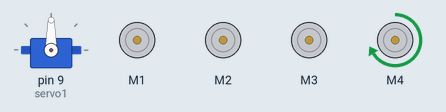
This sketch was run on a simulated Arduino Uno, built with avr-gcc and run on an emulated ATmega328P. Parts: servo, 4 × DC motor (green arrow = forward, orange = backward, longer = faster). What the sketch prints to the serial monitor is not drawn. At 10.0 s the program stops and its outputs stay as they are.

Above: at 0.3 s.
At 2.8 s:
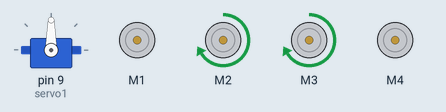
At 5.2 s:
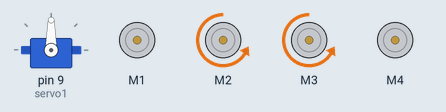
At 6.2 s:
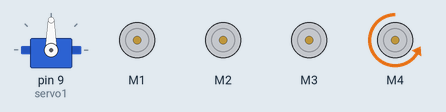
At 10.1 s:
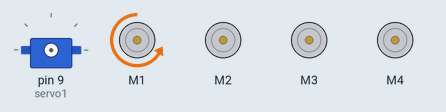
Timing chart, 0 to 11.5 s (numbered marks = the images above):
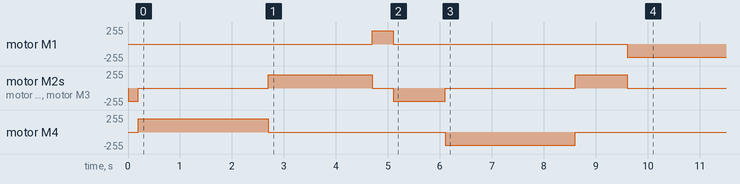

Measured:
- by itself, motor M1: stopped → forward 200/255 at 4.7 s, → stopped 0.40 s later, → backward 200/255 4.5 s later
- by itself, motor M4: stopped → forward 200/255 at 0.20 s, → stopped 2.5 s later, → backward 200/255 3.4 s later, → stopped 2.5 s later
- by itself, motor M2, motor M3: stopped → backward 200/255 at 0.00 s, → stopped 0.20 s later, → forward 200/255 2.5 s later, → stopped 2.0 s later, … (8 changes in this stretch)

The sketch:

Bronze.ino
```cpp
#include <AFMotor.h>
#include <Servo.h>

//turn on motors
AF_DCMotor motor1(1);
AF_DCMotor motor2(2);
AF_DCMotor motor3(3);
AF_DCMotor motor4(4);

Servo servo1;

AF_Stepper stepper(48, 2);

void setup() {
  Serial.begin(9600);           // set up Serial library at 9600 bps
  Serial.println("Motor party!");

  // turn on servo
  servo1.attach(9);

  motor1.setSpeed(200);
  motor2.setSpeed(200);
  //motor2.run(RELEASE);
  motor3.setSpeed(200);
  //motor3.run(RELEASE);
  motor4.setSpeed(200);
  //motor4.run(RELEASE);
}

int i;

// Test the DC motor, stepper and servo ALL AT ONCE!
void loop() {
  motor2.run(BACKWARD); motor3.run(BACKWARD);
      delay(200);
  motor2.run(RELEASE); motor3.run(RELEASE);


  //pick code
  motor4.run(FORWARD);
     delay(2500);
motor4.run(RELEASE);


 motor2.run(FORWARD); motor3.run(FORWARD);
      delay(2000);
  motor2.run(RELEASE); motor3.run(RELEASE);

    motor1.run(FORWARD);
      delay(400);
  motor1.run(RELEASE);


  motor2.run(BACKWARD); motor3.run(BACKWARD);
      delay(1000);
  motor2.run(RELEASE); motor3.run(RELEASE);

 //drop code
  motor4.run(BACKWARD);
    delay(2500);
  motor4.run(RELEASE);

motor2.run(FORWARD); motor3.run(FORWARD);
 delay(1000);
motor2.run(RELEASE); motor3.run(RELEASE);

  motor1.run(BACKWARD);
  delay(400);
motor1.run(RELEASE);
exit(0);
}
```
